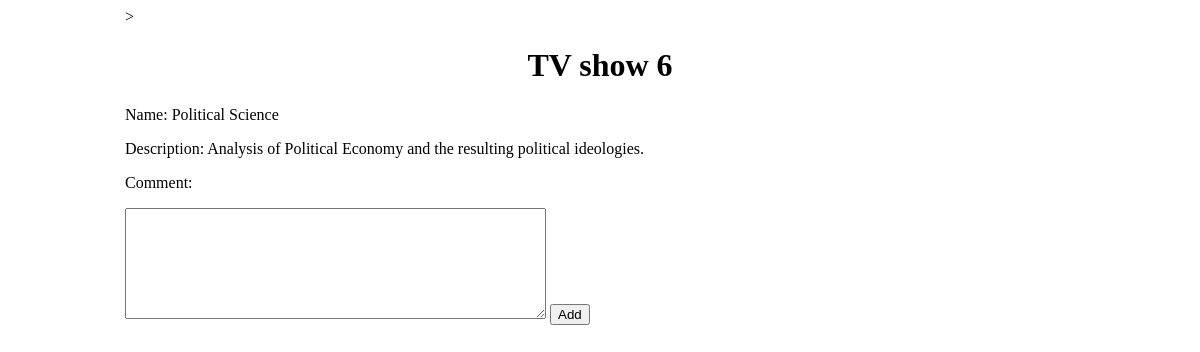
Page /6 on the committed database.
### display/models.py (models this page shows)
class Course(models.Model):
    name = models.CharField(max_length=255)
    created_at = models.DateTimeField(auto_now_add=True)
    updated_at = models.DateTimeField(auto_now=True)
    objects = Validator()

class Description(models.Model):
    course = models.OneToOneField(Course, on_delete=models.CASCADE, primary_key=True)
    desc = models.TextField()
    created_at = models.DateTimeField(auto_now_add=True)
    updated_at = models.DateTimeField(auto_now=True)
    objects = Validator()

### display/views.py (the view)
# urls.py: path('<int:id>', views.comment),
def comment(request, id):
    pass
    context = {"course": Course.objects.get(id=id)}
    return render (request, 'comment.html', context)

### display/templates/comment.html (shortened to what this page needs)
<!DOCTYPE html>
<html lang="en">
<head>
    {% load static %}
    <link rel="stylesheet" href="{% static 'css/style.css' %}">
</head>
<body>
    <div class="wrapper" id = "display">>
        <h1 id  ="course_head"> TV show {{course.id}}</h1>
        <div id ="course">
            <p>Name: {{course.name}}</p>
            <p>Description: {{course.description.desc}}</p>
        </div>
        <div class="comment">
            <form action="/{{course.id}}/comment" method="post">
                <p id = "comm" >Comment:</p> <textarea name="comm" cols="50" rows="7" type = "text"></textarea>
                <button type="submit">Add</button>
            </form>
        </div>
</body>

### display/static/css/style.css (style rules this page uses)
.wrapper { width: 950px; min-height: 200px; margin: auto; }
h1 { text-align: center; }

### rows in the picture
Course: id "6", name "Political Science", description.desc "Analysis of Political Economy and the resulting political ideologies."
